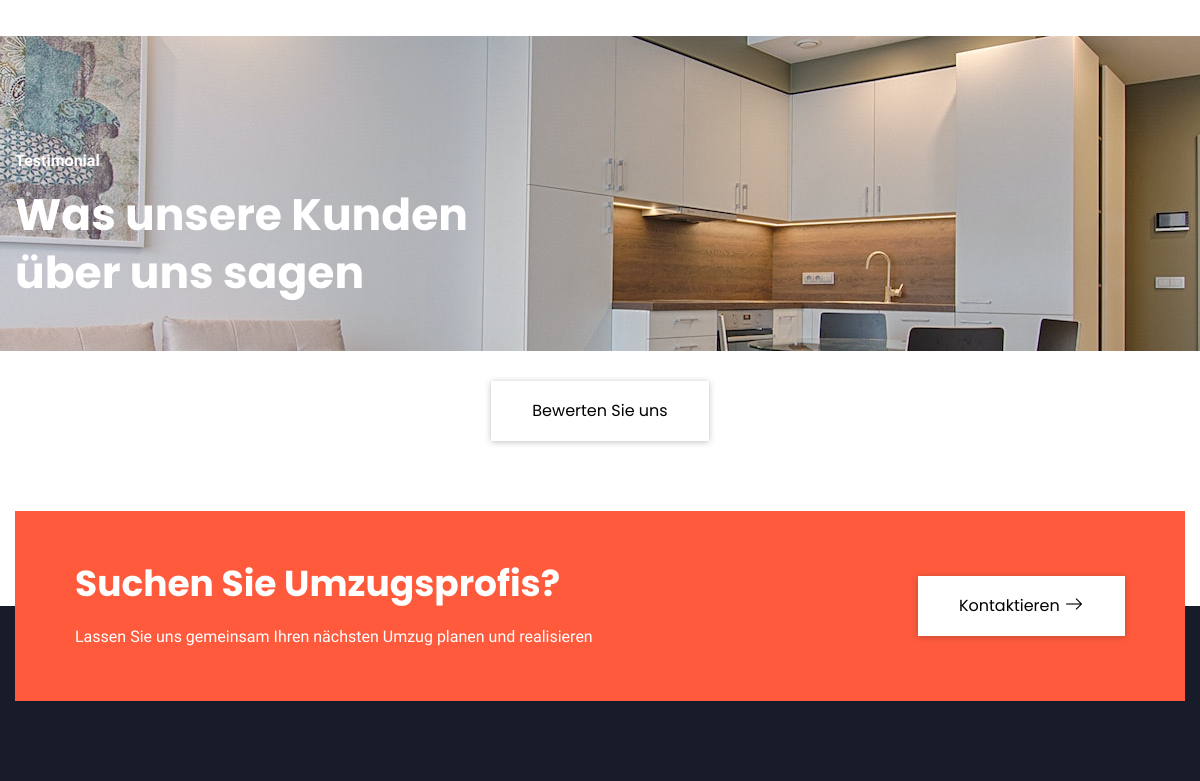
/ (middle part), run on an earlier commit of the app's database.
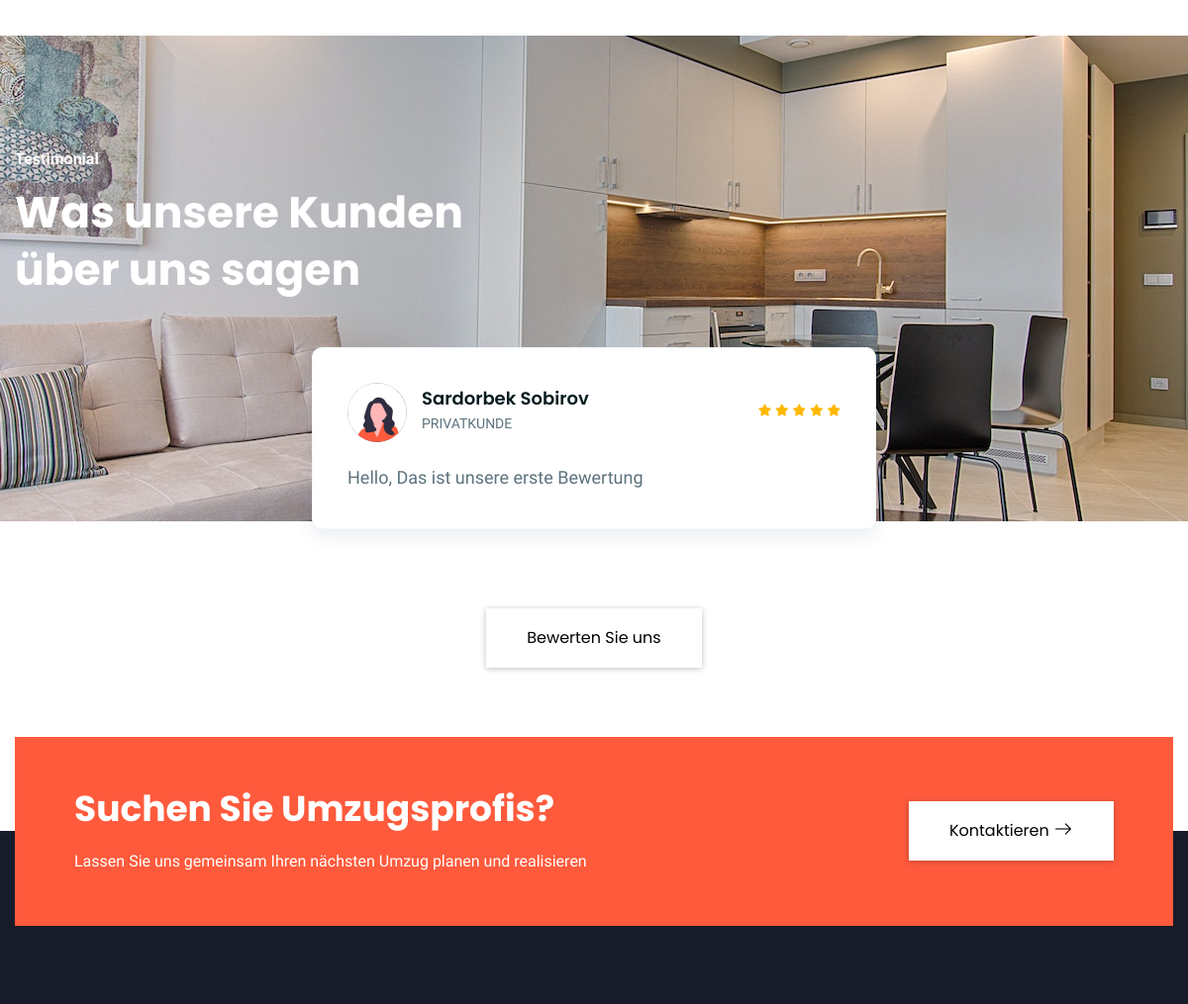
And on a later commit of the database.
### pages/models.py (models this page shows, shortened)
class CustomerReview(models.Model):
    select_salutation_review_choices = (
        ('herr', 'Herr'),
        ('frau', 'Frau'),
        ('noValue', 'Ohne Angabe'),
    )
    rating_scale = (
        ('1', '1 (Sehr unzufrieden)'),
        ('2', '2 (Unzufrieden)'),
        ('3', '3 (Neutral)'),
        ('4', '4 (Zufrieden)'),
        ('5', '5 (Sehr zufrieden)'),
    )
    serviceType_choices = (
        ('privateMoving', 'Privateumzüge'),
        ('companyMoving', 'Firmenumzüge'),
        ('houseCleaning', 'Hausreinigung'),
        ('andere', 'andere'),
    )
    confirmation_choices = (
        ('ja', 'Ja'),
        ('nein', 'Nein'),
    )
    reviewer_salutation = models.CharField(
        max_length=10,
        choices=select_salutation_review_choices,
        default='herr'
    )
    reviewer_firstname = models.CharField(max_length=50)
    reviewer_lastname = models.CharField(max_length=50)
    reviewer_email = models.CharField(
        max_length=80,
        validators=[validators.EmailValidator(message="Invalid Email")]
    )
    reviewer_serviceType = models.CharField(
        max_length=50,
        verbose_name="Service",
        choices=serviceType_choices,
        default='privateMoving'
    )
    reviewer_rating = models.CharField(
        max_length=10,
        verbose_name="Gesamtbewertung",
        choices=rating_scale,
        default='5'
    )
    reviewer_content = models.TextField(verbose_name="Schreiben Sie hier unten Ihre Nachricht")
    reviewer_confirmation = models.CharField(
        max_length=10,
        verbose_name="Dürfen wir Ihre Bewertung auf unserer Website oder Marketingmaterialien veröffentlichen?",
        choices=confirmation_choices,
        default='ja'
    )
    date = models.DateField(auto_now_add=True)

### pages/views.py (the view)
# urls.py: path('', HomePageView.as_view(), name='home'),
class HomePageView(TemplateView):
    template_name = 'home.html'
    def get_context_data(self, **kwargs):
        context = super().get_context_data(**kwargs)
        context['reviews'] = CustomerReview.objects.all()
        return context

### pages/templates/home.html (shortened to what this page needs)
{% extends 'base.html' %}
{% load static %}
{% block content %}
<div class="ltn__category-area ltn__product-gutter section-bg-1--- pt-115 pb-90 ">
</div>
<div class="ltn__testimonial-area section-bg-1--- bg-image-top pt-115" data-bs-bg="{% static 'img/bg/testominal-1.jpg' %}">
    <div class="container">
        <div class="row">
            <div class="col-lg-12" data-aos="fade-up" data-aos-anchor-placement="top-bottom"
                 data-aos-delay="200" data-aos-duration="800">
                <div class="section-title-area ltn__section-title-2--- text-center---">
                    <h6 class="section-subtitle section-subtitle-2--- ltn__secondary-color--- white-color">Testimonial</h6>
                    <h1 class="section-title white-color">Was unsere Kunden <br>
                    über uns sagen</h1>
                </div>
            </div>
        </div>
        <div class="row ltn__testimonial-slider-6-active slick-arrow-3" data-aos="fade-up" data-aos-anchor-placement="top-bottom"
             data-aos-delay="200" data-aos-duration="800">
            {% for review in reviews %}
            <div class="col-lg-4">
                <div class="ltn__testimonial-item ltn__testimonial-item-7 ltn__testimonial-item-8">
                    <div class="ltn__testimoni-info">
                        <div class="ltn__testimoni-author-ratting">
                            <div class="ltn__testimoni-info-inner">
                                <div class="ltn__testimoni-img">
                                    {% if review.reviewer_salutation == "herr" %}
                                        <img src="{% static 'img/testimonial/feedback_male.svg' %}" alt="#">
                                    {% else %}
                                        <img src="{% static 'img/testimonial/feedback_female.svg' %}" alt="#">
                                    {% endif %}
                                </div>
                                <div class="ltn__testimoni-name-designation">
                                    <h5>{{ review.reviewer_firstname }} {{ review.reviewer_lastname }}</h5>
                                    <label>Privatkunde</label>
                                </div>
                            </div>
                            <div class="ltn__testimoni-rating">
                                <div class="product-ratting">
                                    <ul>
                                        <li><a href="#"><i class="fas fa-star"></i></a></li>
                                        <li><a href="#"><i class="fas fa-star"></i></a></li>
                                        <li><a href="#"><i class="fas fa-star"></i></a></li>
                                        <li><a href="#"><i class="fas fa-star"></i></a></li>
                                        <li><a href="#"><i class="fas fa-star"></i></a></li>
                                    </ul>
                                </div>
                            </div>
                        </div>
                        <p>
                            {{ review.reviewer_content }}
                        </p>
                    </div>
                </div>
            </div>
            {% endfor %}
        </div>
    </div>
</div>
<section class="pb-70">
    <div class="container">
        <div class="row">
            <div class="col text-center">
                <div class="btn-wrapper">
                    <a class="btn btn-effect-3 btn-white" href="{% url 'send-review' %}">Bewerten Sie uns</a>
                </div>
            </div>
        </div>
    </div>
</section>
{% endblock  %}

What changed in the data, as far as the page shows it:
added CustomerReview: reviewer_firstname "Sardorbek", reviewer_lastname "Sobirov", reviewer_content "Hello, Das ist unsere erste Bewertung"
